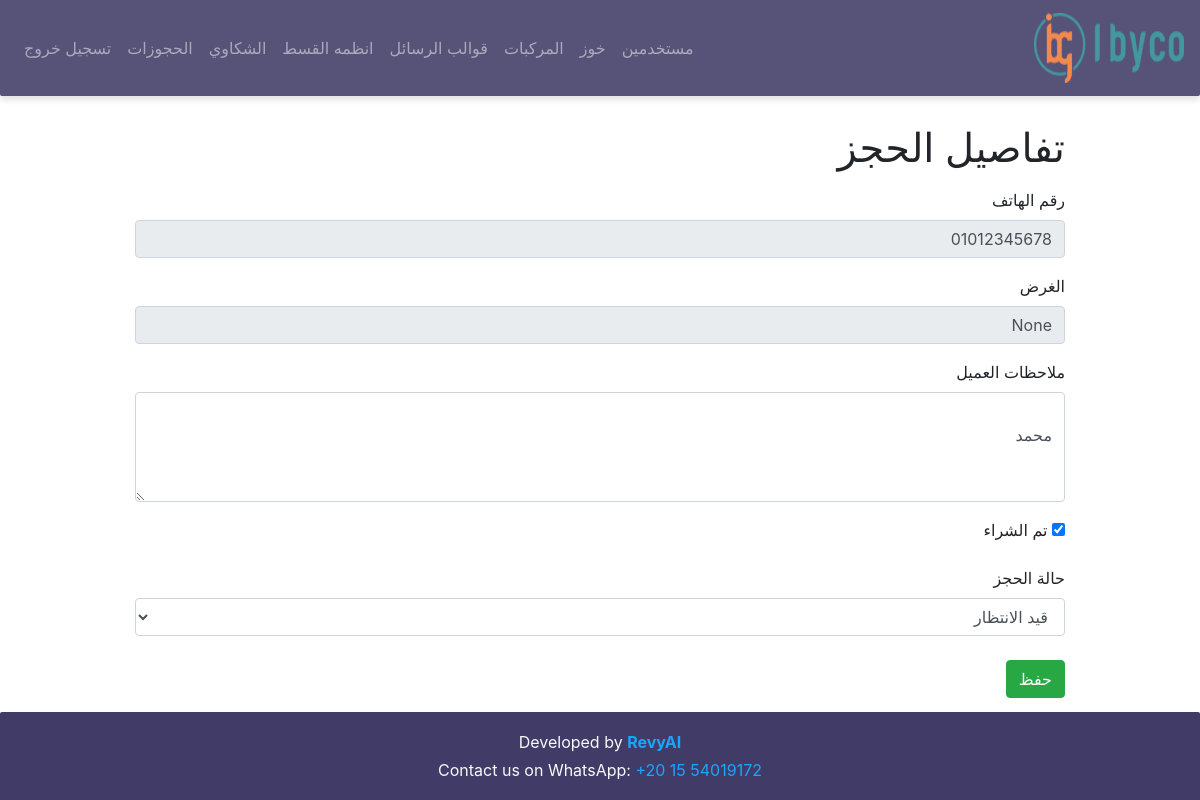
The app's page /booking/12 (signed in) with its own data.
### models/models.py (models this page shows)
class Client(db.Model):
    __tablename__ = "clients"
    id = db.Column(db.Integer, primary_key=True)
    phone_number = db.Column(db.String(30), unique=True, nullable=False)
    chat_summary = db.Column(db.Text) # this col to keep the history
    last_user_reply = db.Column(db.Text) # the current message
    last_bot_reply = db.Column(db.Text) # this col to enhance the context
    last_bot_reply_type = db.Column(db.String(50)) # this col to classify the message is followup or retarget or normal reply
    last_user_message_at = db.Column(db.DateTime) # this col to detect the users dosent reply
    last_bot_message_at = db.Column(db.DateTime) # this col to avoid spamming
    info = db.Column(db.Text) # this col for info about products the client bought (it will be fill by human )
    has_purchased = db.Column(db.Boolean, default=False) # this col to know the client bought or not (it will be fill by human )
    purchase_date = db.Column(db.DateTime) # this col we use in followup schadualing
    is_active = db.Column(db.Boolean, default=True) # this col help with users dont need to send any message
    created_at = db.Column(db.DateTime, default=lambda: datetime.now(timezone.utc)) # this col will help us on analysis
    followups = db.relationship("FollowUp", backref="client", lazy=True)
    complaints = db.relationship("Complaint", backref="client", lazy=True)
    Bookings = db.relationship("Booking", backref="client", lazy=True)

class Booking(db.Model):
    __tablename__ = "bookings"
    id = db.Column(db.Integer, primary_key=True)
    client_id = db.Column(db.Integer, db.ForeignKey("clients.id"))
    purpose = db.Column(db.Text)
    date = db.Column(db.String(100))
    status = db.Column(db.String(50), default="pending")
    created_at = db.Column(db.DateTime, default=lambda: datetime.now(timezone.utc))

### app.py (the view, shortened to what this page needs)
@app.route("/booking/<int:booking_id>", methods=["GET", "POST"])
@login_required
def booking_details(booking_id):
    booking = BookingServices.get_booking_by_id(booking_id)
    if not booking:
        flash("الحجز غير موجود", "danger")
        return redirect(url_for("booking.bookings"))
    return render_template(
        "booking_details.html",
        booking=booking,
        client=booking.client
    )

### app.py (called while the page is built)
@login_manager.user_loader
def load_user(user_id):
    return Users.query.get(int(user_id))

### dashboard_services/booking_services.py (called while the page is built)
    @staticmethod
    def get_booking_by_id(booking_id):
        return Booking.query.get(booking_id)

### templates/booking_details.html (shortened to what this page needs)
{% extends 'base.html' %}
{% block content %}
<h1 class="mt-4">تفاصيل الحجز</h1>
<form method="post">
<div class="mt-3">
<label>رقم الهاتف</label>
<input
class="form-control"
value="{{ client.phone_number }}"
readonly
>
</div>
<div class="mt-3">
<label>الغرض</label>
<input
class="form-control"
value="{{ booking.purpose }}"
readonly
>
</div>
<div class="mt-3">
<label>ملاحظات العميل</label>
<textarea
name="info"
class="form-control"
rows="4"
>
{{ client.info }}
</textarea>
</div>
<div class="mt-3">
<label>
<input
type="checkbox"
name="has_purchase"
{% if client.has_purchased %}checked{% endif %}
>
تم الشراء
</label>
</div>
<div class="mt-3">
<label>حالة الحجز</label>
<select name="status" class="form-control">
<option value="pending"
{% if booking.status == "pending" %}selected{% endif %}
>
قيد الانتظار
</option>
</select>
</div>
<button class="btn btn-success mt-4">
حفظ
</button>
</form>
{% endblock %}

### templates/base.html (style rules this page uses)
html, body { height: 100%; margin: 0; display: flex; flex-direction: column; }

### records on screen
Client: phone_number "01012345678", info "محمد", has_purchased "☑"
Booking: purpose "None", status "قيد الانتظار"
